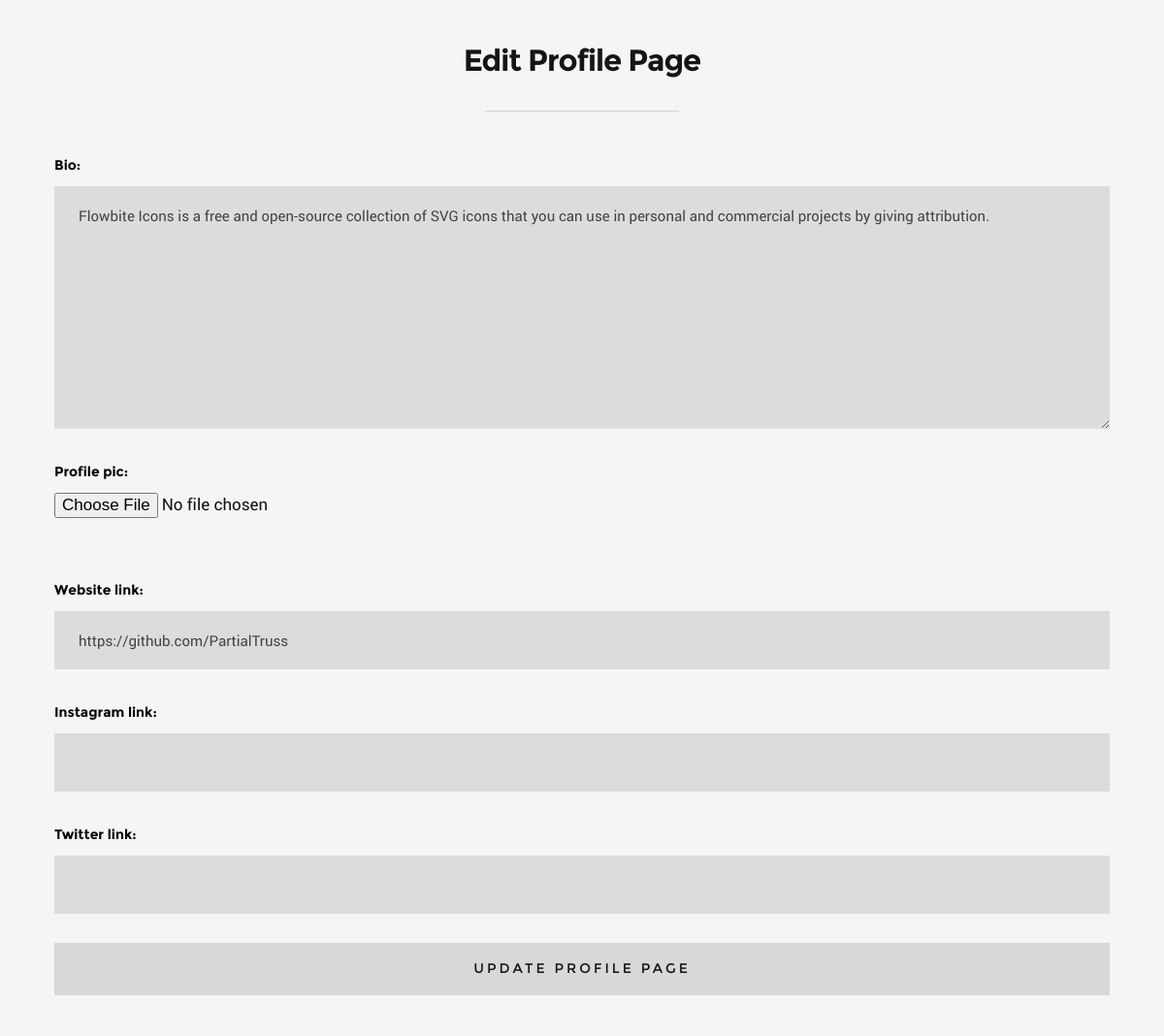
Page /members/amirhosein_fallahan/edit-profile-page/ (signed in) on the committed database.
### blog/models.py (models this page shows, shortened)
class Profile(models.Model):
    user = models.OneToOneField(User, null=True, on_delete=models.CASCADE)  # Associate with User model
    bio = models.TextField(max_length=500)
    profile_pic = models.ImageField(null=True, blank=True, upload_to='images/profile/')
    website_link = models.CharField(max_length=255, null=True, blank=True)
    instagram_link = models.CharField(max_length=255, null=True, blank=True)
    twitter_link = models.CharField(max_length=255, null=True, blank=True)
    slug = models.SlugField(max_length=100, unique=True, blank=True)

### members/views.py (the view)
# urls.py: path('<slug:slug>/edit-profile-page/', views.EditProfilePageView.as_view(), name='edit-profile-page-url'),
class EditProfilePageView(generic.UpdateView):
    model = Profile
    template_name = 'registration/edit_profile_page.html'
    form_class = ProfilePageForm
    success_url = reverse_lazy('home-url')

### members/forms.py
class ProfilePageForm(forms.ModelForm):
    class Meta:
        model = Profile
        fields = ['bio', 'profile_pic', 'website_link', 'instagram_link', 'twitter_link']
        widgets = {
            'bio': forms.Textarea(attrs={'class': 'full-width', 'placeholder': 'Maximum 500 characters'}),
            'website_link': forms.TextInput(attrs={'class': 'full-width'}),
            'instagram_link': forms.TextInput(attrs={'class': 'full-width'}),
            'twitter_link': forms.TextInput(attrs={'class': 'full-width'})
        }

### members/templates/registration/edit_profile_page.html (shortened to what this page needs)
{% extends '_layout.html' %}
{% load static %}
{% block content %}
    {% if user.is_authenticated %}
        {% if user.id == profile.user.id %}
            <section id="page-header">
                <div class="row current-cat">
                    <div class="col-full">
                        <h1>Edit Profile Page</h1>
                    </div>
                </div>
            </section>
            <section id="bricks" class="with-top-sep">
                <div class="row current-cat">
                    <div class="col-full">
                        <form method="POST" enctype="multipart/form-data">
                            {{ form.as_p }}
                            <button class="btn full-width">Update Profile Page</button>
                        </form>
                    </div>
                </div>
            </section>
        {% endif %}
    {% else %}
        <img src="{% static 'images/access-denied.png' %}" alt="Access Denied">
    {% endif %}
{% endblock %}

### static/css/base.css (style rules this page uses)
html { font-family: sans-serif; -ms-text-size-adjust: 100%; -webkit-text-size-adjust: 100%; }
body { margin: 0; }
article, aside, details, figcaption, figure, footer, header, hgroup, main, menu, nav, section, summary { display: block; }
h1 { font-size: 2em; margin: 0.67em 0; }
button, input, optgroup, select, textarea { color: inherit; font: inherit; margin: 0; }
button { overflow: visible; }
button, select { text-transform: none; }
button, html input[type="button"], input[type="reset"], input[type="submit"] { -webkit-appearance: button; cursor: pointer; }
input { line-height: normal; }
textarea { overflow: auto; }
html { font-size: 62.5%; box-sizing: border-box; }
*, *::before, *::after { box-sizing: inherit; }
body { font-weight: normal; line-height: 1; text-rendering: optimizeLegibility; word-wrap: break-word; -webkit-overflow-scrolling: touch; -webkit-text-size-adjust: none; }
body, input, button { -moz-osx-font-smoothing: grayscale; -webkit-font-smoothing: antialiased; }
div, dl, dt, dd, ul, ol, li, h1, h2, h3, h4, h5, h6, pre, form, p, blockquote, th, td { margin: 0; padding: 0; }
h1, h2, h3, h4, h5, h6 { -webkit-font-variant-ligatures: common-ligatures; -moz-font-variant-ligatures: common-ligatures; font-variant-ligatures: common-ligatures; text-rendering: optimizeLegibility; }
input[type="email"], input[type="number"], input[type="search"], input[type="text"], input[type="tel"], input[type="url"], input[type="password"], textarea { -webkit-appearance: none; -moz-appearance: none; -ms-appearance: none; -o-appearance: none; appearance: none; }
.row { width: 94%; max-width: 1170px; margin: 0 auto; }
.row:before, .row:after { content: ""; display: table; }
.row:after { clear: both; }
[class*="col-"], .bgrid { float: left; }
[class*="col-"] { padding: 0 20px; }
.col-twelve, .col-full { width: 100%; }
.full-width { width: 100%; }

### static/css/main.css (style rules this page uses)
html { font-size: 10px; }
html, body { height: 100%; }
body { background: #f5f5f5; font-family: "roboto-regular", sans-serif; font-size: 1.7rem; line-height: 3rem; color: #111111; }
h1, h2, h3, h4, h5, h6, .h01, .h02, .h03, .h04, .h05, .h06 { font-family: "montserrat-bold", sans-serif; color: #151515; font-style: normal; text-rendering: optimizeLegibility; margin-bottom: 2.1rem; }
h1, .h01 { font-size: 3.1rem; line-height: 1.35; letter-spacing: -.1rem; }
button, .button { margin-bottom: 1.2; }
input, textarea, select, pre, blockquote, figure, table, p, ul, ol, dl, form, .fluid-video-wrapper, .ss-custom-select { margin-bottom: 3rem; }
input[type="email"], input[type="number"], input[type="search"], input[type="text"], input[type="tel"], input[type="url"], input[type="password"], textarea, select { display: block; height: 6rem; padding: 1.5rem 2.5rem; border: 0; outline: none; vertical-align: middle; color: rgba(0, 0, 0, 0.7); font-family: "roboto-regular", sans-serif; font-size: 1.5rem; line-height: 3rem; max-width: 100%; background: rgba(0, 0, 0, 0.1); border: none; -moz-transition: all 0.3s ease-in-out; -o-transition: all 0.3s ease-in-out; -webkit-transition: all 0.3s ease-in-out; -ms-transition: all 0.3s ease-in-out; transition: all 0.3s ease-in-out; }
textarea { min-height: 25rem; }
label, legend { font-family: "montserrat-bold", sans-serif; font-size: 1.4rem; margin-bottom: .6rem; color: black; display: block; }
.button, a.button, button, input[type="submit"], input[type="reset"], input[type="button"] { display: inline-block; font-family: "montserrat-regular", sans-serif; font-size: 1.4rem; text-transform: uppercase; letter-spacing: .3rem; height: 5.4rem; line-height: 5.4rem; padding: 0 3rem; margin: 0 .3rem 1.2rem 0; background: #d8d8d8; color: #151515; text-decoration: none; cursor: pointer; text-align: center; white-space: nowrap; border: none; -moz-transition: all 0.3s ease-in-out; -o-transition: all 0.3s ease-in-out; -webkit-transition: all 0.3s ease-in-out; -ms-transition: all 0.3s ease-in-out; transition: all 0.3s ease-in-out; }
button.full-width, .button.full-width { width: 100%; margin-right: 0; }
#page-header { padding: 4.2rem 0 0 0; text-align: center; }
#page-header .row { max-width: 870px; }
#page-header h1 { margin-bottom: 3rem; }
#bricks { padding-top: 4.2rem; }
#bricks.with-top-sep { position: relative; }
#bricks.with-top-sep::before { content: ""; display: block; position: absolute; left: 50%; top: 0; margin-left: -100px; width: 200px; height: 1px; background-color: #D1D1D1; }

### rows in the picture
Profile: bio "Flowbite Icons is a free and open-source collection of SVG icons that you can use in personal and commercial projects by giving attribution.", website_link "https://github.com/PartialTruss"
